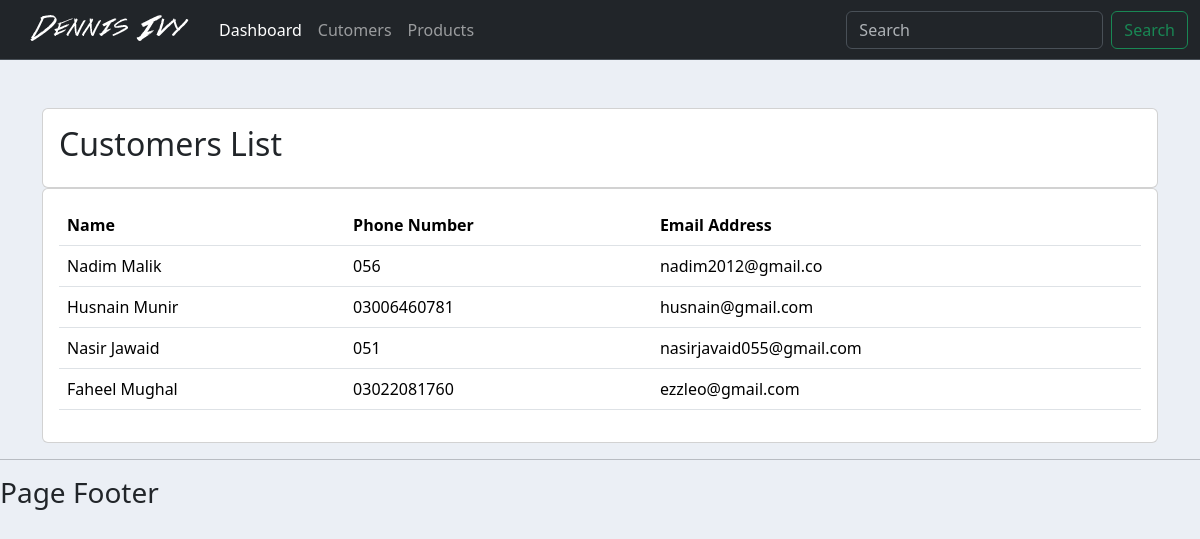
The app's page /customers/ with its own data.
### accounts/models.py (models this page shows, shortened)
class Customer(models.Model):
	name = models.CharField(max_length=200, null=True)
	phone = models.CharField(max_length=18, null=True)
	email = models.EmailField(max_length=50, null=True)
	date_created = models.DateField(auto_now_add=True, null=True)

### accounts/views.py (the view)
# urls.py: path('customers/',views.customer_list, name='customer_list'),
def customer_list(request):
    customers = Customer.objects.all()
    return render(request, 'accounts/customer_list.html',{'customers':customers})

### templates/accounts/customer_list.html
{% extends "base.html" %}
{% block content %}
<div class='container mt-5'>
    <div class="row">
        <div class="col-md">
            <div class="card card-body">
                <h2>Customers List</h2>
            </div>
            <div class="card card-body">
                <table class="table">
                    <tr>
                        <th>Name</th>
                        <th>Phone Number</th>
                        <th>Email Address</th>
                    </tr>
                    {% for customer in customers %}
                        <tr>
                            <td>{{customer.name}}</td>
                            <td>{{customer.phone}}</td>
                            <td>{{customer.email}}</td>
                        </tr>
                    {% endfor %}
                </table>
            </div>
        </div>
    </div>
</div>
{% endblock content %}

### static/css/main1.css (style rules this page uses)
body { background-color: #ebeff5; }

### records on screen
Customer: name "Nadim Malik", phone "056", email "nadim2012@gmail.co"
Customer: name "Husnain Munir", phone "03006460781", email "husnain@gmail.com"
Customer: name "Nasir Jawaid", phone "051", email "nasirjavaid055@gmail.com"
Customer: name "Faheel Mughal", phone "03022081760", email "ezzleo@gmail.com"
